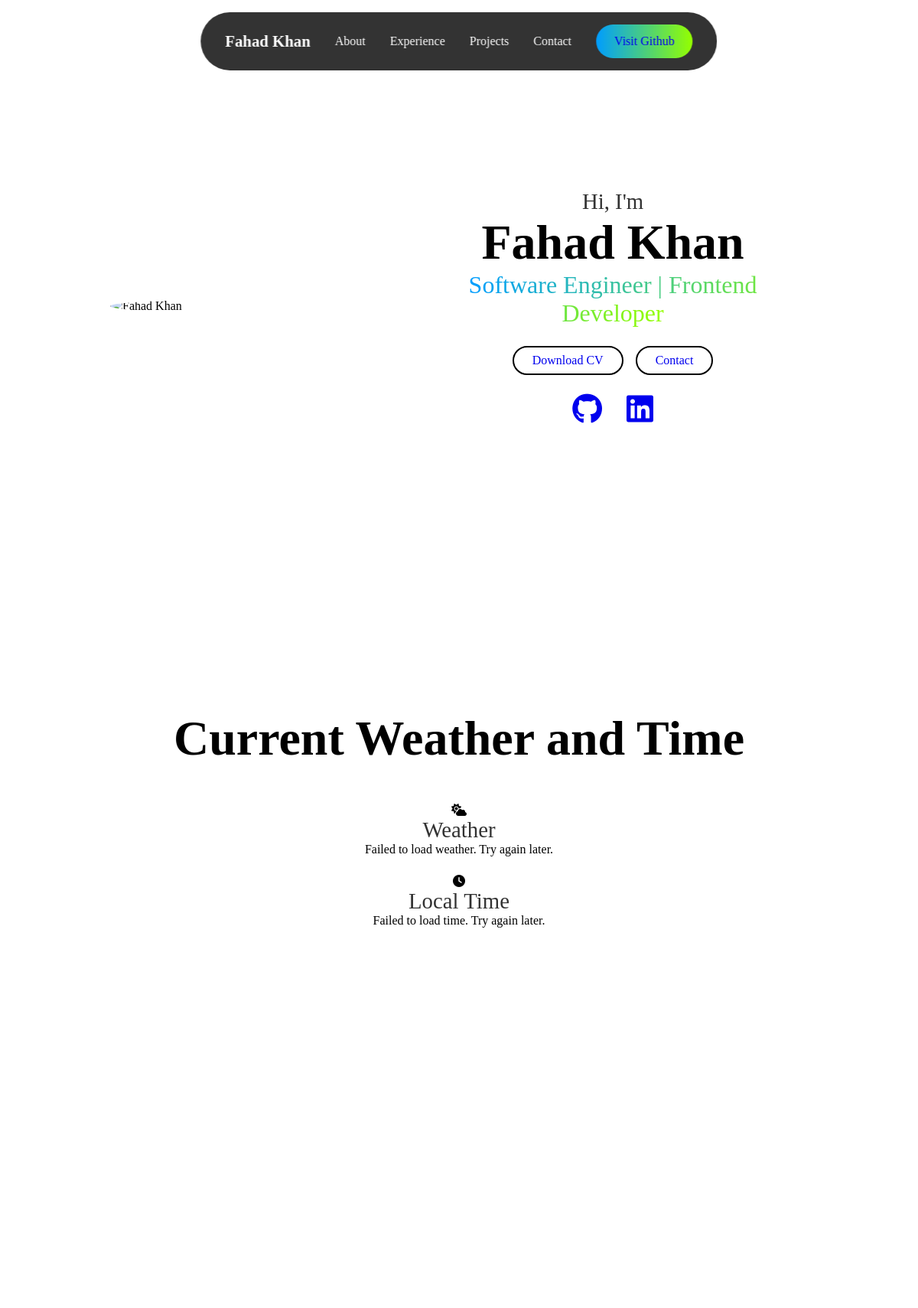
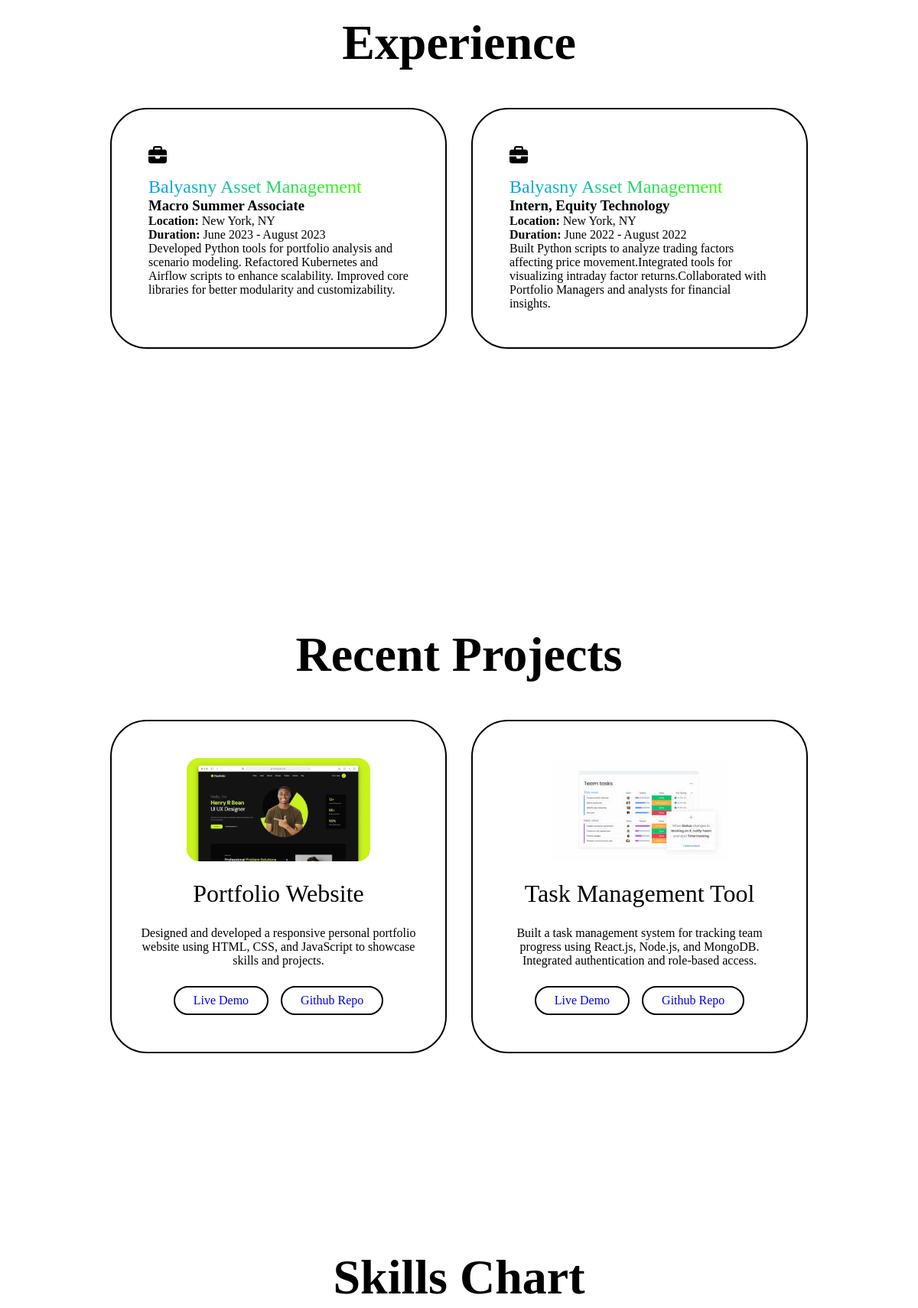
/final-project/index.php (upper part), run on the app's committed database (2 pictures, top to bottom).
### tables this page shows
CREATE TABLE IF NOT EXISTS `experiences` (
  `id` bigint(20) NOT NULL AUTO_INCREMENT,
  `title` varchar(255) NOT NULL,
  `location` varchar(255) NOT NULL,
  `designation` varchar(255) NOT NULL,
  `description` text NOT NULL,
  `date_join` date NOT NULL,
  `date_leave` date NOT NULL,
  PRIMARY KEY (`id`)
);

### app/controllers/Controller.php (called while the page is built, shortened)
<?php
abstract class Controller {
    public function returnView($pathToView, $data = []) {
        $this->loadView($pathToView, $data);
        exit();
    }
    public function loadView($pathToView, $data = []) {
        extract($data);
        require "../app/views/$pathToView";
    }
}

### app/controllers/MainController.php (called while the page is built, shortened)
<?php
class MainController extends Controller {
    public function handle($path_fragment) {
        $this->homepage();
    }
    public function homepage() {
        $experiences = (new ExperienceModel())->fetchAll();
        $this->returnView('home.php', array('experiences' => $experiences));
    }
}

### app/models/Model.php (called while the page is built, shortened)
<?php
abstract class Model {
    private $table_name = "";
    public function __construct($table_name) {
        $this->table_name = $table_name;
    }
    public function getTableName() {
        return $this->table_name;
    }
    public static function connect() {
        $string = "mysql:hostname=" . DBHOST . ";dbname=" . DBNAME;
        try {
            $con = new PDO($string, DBUSER, DBPASS);
            $con->setAttribute(\PDO::ATTR_ERRMODE, \PDO::ERRMODE_EXCEPTION);
            return $con;
        }
        catch (PDOException $ex) {
            throw new ModelException($ex->getMessage());
        }
    }
    public function fetchAll() {
        $table_name = $this->getTableName();
        $sql = "SELECT * FROM $table_name";
        return $this->query($sql);
    }
    public function query($sql, $data = []) {
        try {
            $conn = Model::connect();
            $stmt = $conn->prepare($sql);
            if ($stmt->execute($data)) {
                $rows = $stmt->fetchAll(PDO::FETCH_ASSOC);
                if (is_array($rows) && count($rows)) {
                    $results = array();
                    foreach ($rows as $row) {
                        $results[] = $this->create_model_from_result_array($row);
                    }
                    return $results;
                }
            }
        }
        catch (PDOException $ex) {
            throw new ModelException($ex->getMessage());
        }
        return [];
    }
}

### app/models/ExperienceModel.php (called while the page is built, shortened)
<?php
class ExperienceModel extends Model {
    private $designation;
    private $date_join;
    private $date_leave;
    private $description;
    public function getDesignation() {
        return $this->designation;
    }
    public function setDesignation($designation) {
        $this->designation = $designation;
    }
    public function getDateJoin() {
        return $this->date_join;
    }
    public function setDateJoin($date_join) {
        $this->date_join = $date_join;
    }
    public function getDateLeave() {
        return $this->date_leave;
    }
    public function setDateLeave($date_leave) {
        $this->date_leave = $date_leave;
    }
    public function setDescription($description) {
        $this->description = $description;
    }
    public function getDescription() {
        return $this->description;
    }
    protected function create_model_from_result_array($result) {
        $model = new ExperienceModel();
        $model->setId($result['id']);
        $model->setTitle($result['title']);
        $model->setDesignation($result['designation']);
        $model->setLocation($result['location']);
        $model->setDescription($result['description']);
        $model->setDateJoin(TypeConverter::toDateTime($result['date_join'], TypeConverter::ISO_DATE));
        $model->setDateLeave(TypeConverter::toDateTime($result['date_leave'], TypeConverter::ISO_DATE));
        return $model;
    }
}

### app/models/TypeConverter.php (called while the page is built, shortened)
<?php
class TypeConverter {
    public static function toDateTime($text, $format) {
        return \DateTime::createFromFormat($format, $text);
    }
}

### app/views/fragment_experience.php (the view)
<div class="grid-card">
    <i class="fa-solid fa-briefcase"></i>
    <span><?php echo $experience->getTitle(); ?></span>
    <h3><?php echo $experience->getDesignation(); ?></h3>
    <p><strong>Location:</strong> New York, NY <br>
    <strong>Duration:</strong>
    <?php
        $join = $experience->getDateJoin()->format('F Y');
        $leave = null === $experience->getDateLeave() ? "" : $experience->getDateLeave()->format('F Y');
        echo "$join - $leave";
    ?>
    </p>
    <p>
        <?php echo $experience->getDescription(); ?>
    </p>
</div>

### final-project/index.php (shortened to what this page needs)
<!DOCTYPE html>
<html lang="en">
<head>
  <link rel="stylesheet" href="styles/homepage.css" />
  <link
    rel="stylesheet"
    href="https://cdnjs.cloudflare.com/ajax/libs/font-awesome/6.6.0/css/all.min.css"
  />
</head>
<body>
  <?php
    $router = new Router();
    $router->handleRoutes();
  ?>

### app/core/Router.php (shortened to what this page needs)
<?php
class Router {
    public $urlArray;
    public function __construct()
    {
        $this->urlArray = $this->routeSplit();
    }
    public function handleRoutes() {
        $urlArray = $this->urlArray;
        $size = count($urlArray);
        if ($size == 0) {
            $this->handleMainRoutes([]);
            return;
        }
    }
    private function routeSplit() {
        $url = strtok($_SERVER["REQUEST_URI"], '?');
        $pathpos = strpos($url, BASE_URL_PATH);
        if ($pathpos === false) {
            return [];
        }
        $tail = substr($url, $pathpos + strlen(BASE_URL_PATH));
        return explode("/", $tail);
    }
    protected function handleMainRoutes($path_fragment) {
        $conotroller = new MainController();
        $conotroller->handle($path_fragment);
    }
}

### app/views/home.php (shortened to what this page needs)
  <header class="header">
    <a href="#" class="logo"><span>Fahad Khan</span></a>
    <ul class="nav-links">
      <li><a href="#about">About</a></li>
      <li><a href="#experience">Experience</a></li>
      <li><a href="#projects">Projects</a></li>
      <li><a href="#contact">Contact</a></li>
    </ul>
    <button class="visit-btn"><a href="https://github.com/fahadk011" target="_blank">Visit Github</a></button>
  </header>
  <section class="about" id="about">
    <div class="about-container">
      <img src="images/your-photo.jpg" alt="Fahad Khan" />
      <div class="info-box">
        <div class="text">
          <h3>Hi, I'm</h3>
          <h1>Fahad Khan</h1>
          <span>Software Engineer | Frontend Developer</span>
        </div>
        <div class="btn-group">
          <a href="FahadKhanResume.pdf" class="btn" target="_blank">Download CV</a>
          <a href="#contact" class="btn">Contact</a>
        </div>
        <div class="socials">
          <a href="https://github.com/fahadk011" target="_blank"><i class="fa-brands fa-github"></i></a>
          <a href="https://linkedin.com/in/fahad-khan-501181216/" target="_blank"><i class="fa-brands fa-linkedin"></i></a>
        </div>
      </div>
    </div>
  </section>
  <section id="info-section">
    <h2 class="section-title">Current Weather and Time</h2>
    <div class="info-box">
      <div>
        <i class="fa-solid fa-cloud-sun"></i>
        <h3>Weather</h3>
        <p id="weather">Loading weather...</p>
      </div>
      <div>
        <i class="fa-solid fa-clock"></i>
        <h3>Local Time</h3>
        <p id="time">Loading time...</p>
      </div>
    </div>
  </section>
<section class="experience" id="experience">
    <h2 class="section-title">Experience</h2>
    <div class="experience-info">
      <div class="grid">
        <?php
            foreach ($experiences as $experience) {
                $this->loadView('fragment_experience.php', array('experience' => $experience));
            }
        ?>
      </div>
    </div>
  </section>
  <section class="projects" id="projects">
    <h2 class="section-title">Recent Projects</h2>
    <div class="projects-grid">
      <div class="project-card">
        <img src="images/project1.jpg" alt="Project 1">
        <h3>Portfolio Website</h3>
        <p>Designed and developed a responsive personal portfolio website using HTML, CSS, and JavaScript to showcase skills and projects.</p>
        <div class="btn-group">
          <a href="#" class="btn">Live Demo</a>
          <a href="https://github.com/fahadk011/portfolio" class="btn">Github Repo</a>
        </div>
      </div>
      <div class="project-card">
        <img src="images/project2.jpg" alt="Project 2">
        <h3>Task Management Tool</h3>
        <p>Built a task management system for tracking team progress using React.js, Node.js, and MongoDB. Integrated authentication and role-based access.</p>
        <div class="btn-group">
          <a href="#" class="btn">Live Demo</a>
          <a href="https://github.com/fahadk011/task-manager" class="btn">Github Repo</a>
        </div>
      </div>
    </div>
  </section>
  <section class="skills" id="skills">
    <h2 class="section-title">Skills Chart</h2>
  </section>

### final-project/styles/homepage.css (style rules this page uses)
* { margin: 0; padding: 0; box-sizing: border-box; font-family: "Poppins"; text-decoration: none; scroll-behavior: smooth; list-style: none; }
header { position: fixed; top: 1rem; left: 50%; transform: translateX(-50%); display: flex; align-items: center; justify-content: center; gap: 5rem; background-color: rgba(0, 0, 0, 0.8); backdrop-filter: blur(8px); color: white; padding: 0.5rem 1.5rem; border-radius: 3rem; z-index: 100; }
.logo { color: white; font-size: 1.3rem; font-weight: 600; text-wrap: nowrap; transition: 0.3s ease-in-out; }
.nav-links { display: flex; gap: 2rem; }
li a { position: relative; color: white; font-weight: 300; }
li a::before { position: absolute; content: ""; width: 0; left: 0; height: 5px; background: linear-gradient(to right, rgb(0, 110, 255), rgb(149, 255, 0)); top: 25px; border-radius: 1rem; transition: 0.3s ease-in-out; }
.visit-btn { padding: 0.8rem 1.5rem; border-radius: 3rem; border: none; background-color: black; font-weight: 500; font-size: 1rem; color: white; transition: 0.3s ease-in-out; cursor: pointer; text-wrap: nowrap; background: linear-gradient(to right, rgb(0, 157, 255), rgb(149, 255, 0)); transition: 0.3s ease-in-out; }
section { min-height: 100vh; padding: 8rem 12%; width: 100%; position: relative; }
.about { display: flex; align-items: center; justify-content: center; }
.about .about-container { display: flex; align-items: center; justify-content: center; gap: 10rem; }
.about img { width: 30vw; border-radius: 50%; transition: 0.3s ease-in-out; cursor: pointer; }
.info-box { display: flex; flex-direction: column; text-align: center; align-items: center; justify-content: center; gap: 1.5rem; }
.info-box h3 { font-size: 1.8rem; font-weight: 500; opacity: 0.8; }
.info-box h1 { font-size: 4rem; font-weight: 600; }
.info-box span { background: linear-gradient(to right, rgb(0, 157, 255), rgb(149, 255, 0)); background-clip: text; color: transparent; font-size: 2rem; }
.btn-group { display: flex; gap: 1rem; }
.btn { border-radius: 3rem; padding: 0.5rem 1.5rem; border: 2px solid black; cursor: pointer; font-weight: 500; transition: 0.2s ease-in; text-wrap: nowrap; }
.socials { display: flex; gap: 2rem; }
.socials i { font-size: 2.5rem; cursor: pointer; transition: 0.2s ease-in-out; }
.section-title { text-align: center; font-size: 4rem; font-weight: 600; margin-bottom: 3rem; }
.experience-info { display: flex; align-items: center; justify-content: center; gap: 5rem; }
.grid { display: grid; grid-template-columns: repeat(2, 1fr); gap: 2rem; }
.grid-card { border: 2px solid black; border-radius: 3rem; padding: 3rem 3rem; display: flex; flex-direction: column; align-items: baseline; justify-content: left; transition: 0.2s ease-in-out; cursor: pointer; }
.grid-card i { font-size: 1.5rem; margin-bottom: 1rem; }
.grid-card span { font-size: 1.5rem; font-weight: 500; background: linear-gradient(to right, #009dff, #3cff00); background-clip: text; color: transparent; }
.projects-grid { display: grid; grid-template-columns: repeat(auto-fit, minmax(300px, 1fr)); gap: 2rem; }
.project-card { padding: 3rem 2rem; display: flex; flex-direction: column; align-items: center; justify-content: center; text-align: center; gap: 1.5rem; border: 2px solid black; border-radius: 3rem; cursor: pointer; transition: 0.3s ease-in-out; }
.project-card img { width: 20vw; border-radius: 1rem; }
.project-card h3 { font-weight: 500; font-size: 2rem; }
@media (max-width: 1280px) { header { padding: 1rem 2rem; gap: 2rem; } }
@media (max-width: 1280px) { .about .about-container { gap: 3rem; } }
@media (max-width: 1280px) { .experience-info { flex-direction: column; } }

### data on the page
experiences: designation "Macro Summer Associate", join "June 2023", leave "August 2023", description "Developed Python tools for portfolio analysis and scenario modeling. Refactored Kubernetes and Airflow scripts to enhance scalability. Improved core libraries for better modularity and customizability."
experiences: designation "Intern, Equity Technology", join "June 2022", leave "August 2022", description "Built Python scripts to analyze trading factors affecting price movement.Integrated tools for visualizing intraday factor returns.Collaborated with Portfolio Managers and analysts for financial insights."
